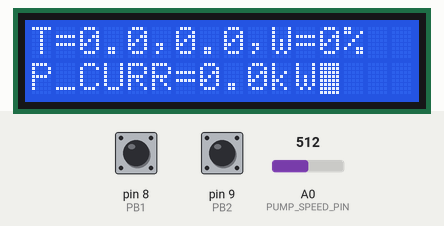
Recording of a sketch running on a simulated Arduino Uno, built for the host (arithmetic inside an expression is 32-bit, double 64-bit). Shown: 16×2 character LCD. The inputs (shaded band) are chosen by the test bench; at power-on: pin 8 (PB1) HIGH, A0 (PUMP_SPEED_PIN) = 512, pin 9 (PB2) HIGH. What the sketch prints to the serial monitor is not drawn.

Above: at 1.6 s.
1.7 s: pin 8 (PB1) pulled LOW for 0.15 s
At 2.9 s:
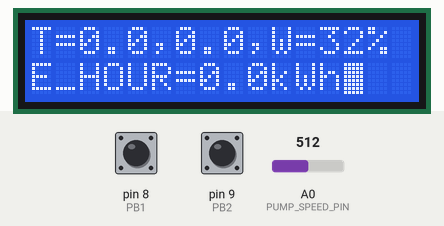
3.5 s: pin 8 (PB1) pulled LOW for 1 s
At 4.5 s:
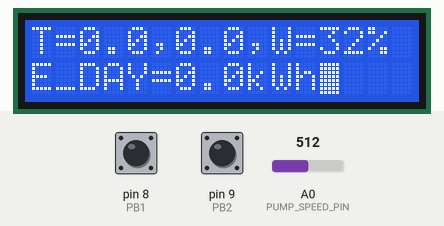
6.0 s: A0 (PUMP_SPEED_PIN) set to 716
At 8.1 s:
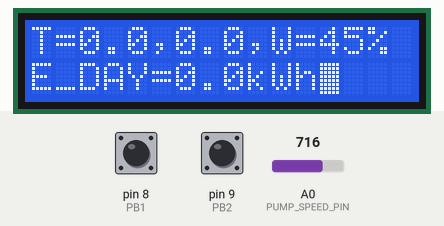
8.5 s: A0 (PUMP_SPEED_PIN) set to 900
At 10.5 s:
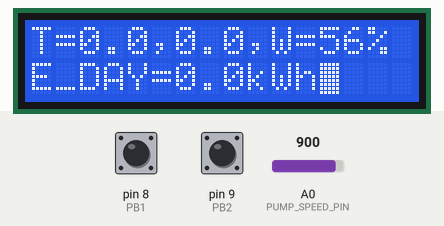
11.5 s: A0 (PUMP_SPEED_PIN) set to 1023
At 14.1 s:
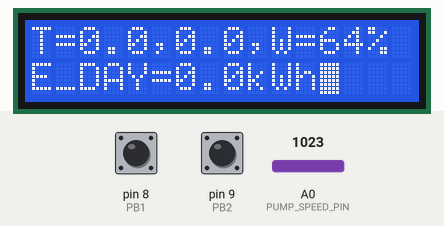
Timing chart, 0 to 15.5 s (numbered marks = the images above; inputs shaded):
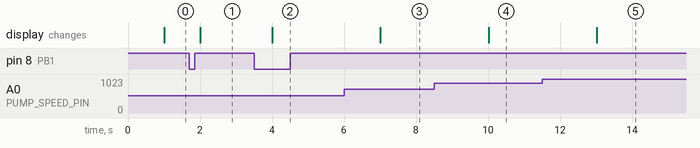

The sketch:

solThMon.ino
```cpp
// (licence header left out)
#include <OneWire.h>
#include <DallasTemperature.h>
#include <LiquidCrystal.h>
#include <Time.h>
#include "config.h"
#include "pumpSpeed.h"

// lcd display
LiquidCrystal lcd(7,6, 5, 4, 3, 2);

// Variables for tracking timers
unsigned long sampleStartMillis;
unsigned long minuteStartMillis;
unsigned long hourStartMillis;
unsigned long dayStartMillis;

// Variables for daily and hourly average calculations.
int hourCount;
int dayCount;
float hourPowerTotal;
float dayPowerTotal;
float prevHourPowerMean;
float prevDayPowerMean;
int ival1,ival2;

char appMode = DISPLAY_MODE;  // Display or settings mode?


// Initialise oneWire bus
// with DallasTemperature library, which is used
// for temperature measurement.
OneWire oneWire(ONE_WIRE_BUS);
DallasTemperature sensors(&oneWire);

// Variables for Temperature Masurement
int numberOfDevices; // Number of temperature devices found
DeviceAddress tempDeviceAddress; // We'll use this variable to store a found device address
DeviceAddress t1Address = T1_ADDRESS;
DeviceAddress t2Address = T2_ADDRESS;

unsigned long int timer = 0;

// Variables for SD Card files.
boolean useSD = false;

// The simplest memory availability check I could find - from
// http://playground.arduino.cc/Code/AvailableMemory.
int freeRam () {
  extern int __heap_start, *__brkval;
  int v;
  return (int) &v - (__brkval == 0 ? (int) &__heap_start : (int) __brkval);
}


///////////////////////////////////////////////////////////////////////////
// NAME: printAddress
// DESC: Writes the oneWire DeviceAddress provided on the command line to
//       the serial port in hexadecemal.
// HIST: Borrowed from oneWire example code.
//
void printAddress(DeviceAddress deviceAddress)
{
  for (uint8_t i = 0; i < 8; i++)
  {
    if (deviceAddress[i] < 16) Serial.print("0");
    Serial.print(deviceAddress[i], HEX);
  }
}

boolean cmpDeviceAddress(DeviceAddress add1, DeviceAddress add2) {
  boolean retVal = TRUE;
  int i;
  for (i=0;i<8;i++)
    if (add1[i]!=add2[i]) retVal = FALSE;
  return retVal;
}


////////////////////////////////////////////////////////////////////////////////////////
// NAME: printPowerSerial
// DESC: Writes out details of the power calculation to the serial port.
//       Uses only the parameters provided to the function, not global variables.
// HIST: 13 November 2012   GJ  ORIGINAL VERSION
//
void printPowerSerial(float pumpSpeed,float flowRate,float T1,float T2,float curPower) {
  //P(pumpSpeedStr)="PumpSpeed (%)";
  Serial.print("PumpSpeed (%): ");
  //serialPrintP(pumpSpeedStr);
  Serial.print(pumpSpeed);
  //P(flowRateStr)=", FlowRate (kg/s): ";
  //serialPrintP(flowRateStr);
  Serial.print(", FlowRate (kg/s): ");
  Serial.print(flowRate);
  //P(tempStr)=", Temps: ";
  //serialPrintP(tempStr);
  Serial.print(", Temps: ");
  Serial.print(T1);
  Serial.print(", ");
  Serial.println(T2);
  Serial.print("Power: ");
  Serial.print(curPower);
  Serial.println(" W");
}

////////////////////////////////////////////////////////////////////////////////////////
// NAME: printPowerLCD
// DESC: Writes out details of the power calculation to the LCD display..
//       Uses only the parameters provided to the function, not global variables.
// HIST: 01 December 2012   GJ  ORIGINAL VERSION
//
void printPowerLCD(
  char displayMode,
  float pumpSpeed,
  float flowRate,
  float T1,float T2,
  float curPower,
  float hourMean,
  float dayMean) {
  float kWh;
  lcd.clear();
  lcd.setCursor(0,0);
  lcd.print("T=");
  if (T1>-30)
    lcd.print(T1,1);
  else
    lcd.print("**.*");
  lcd.print(",");
  if (T1>-30)
    lcd.print(T2,1);
  else
    lcd.print("**.*");
  lcd.print(",W=");
  lcd.print(pumpSpeed*100,0);
  lcd.print("%");

  lcd.setCursor(0,1);
  switch(displayMode) {
    case DISPLAY_CURRENT:
      lcd.print("P_CURR=");
      lcd.print(curPower/1000.,1);
      lcd.print("kW");
      break;
    case DISPLAY_HOURLY:
      kWh = hourMean*1./1000.;
      lcd.print("E_HOUR=");
      lcd.print(kWh,1);
      lcd.print("kWh");
      break;
    case DISPLAY_DAILY:
      kWh = dayMean*24./1000.;
      lcd.print("E_DAY=");
      lcd.print(kWh,1);
      lcd.print("kWh");
      break;
  }
  lcd.blink();
}


void init_sensors() {
  boolean foundT2 = FALSE;
  boolean foundT1 = FALSE;

  // Start up the temperature measurement library
  sensors.begin();

  // Grab a count of temperature devices on the one-wire bus.
  numberOfDevices = sensors.getDeviceCount();

  // locate devices on the bus
  Serial.print("Found ");
  Serial.print(numberOfDevices, DEC);
  Serial.println(" devices.");

  lcd.setCursor(0,1);
  lcd.print("Found ");
  lcd.print(numberOfDevices,DEC);
  lcd.print(" devices");
  lcd.blink();

  // Loop through each device, print out address - we need this so we can find the
  //   address of a new temperature sensor if we replace one.
  for(int i=0;i<numberOfDevices; i++)
  {
    // Search the wire for address
    if(sensors.getAddress(tempDeviceAddress, i))
    {
      Serial.print("Found device ");
      Serial.print(i, DEC);
      Serial.print(" with address: ");
      printAddress(tempDeviceAddress);
      Serial.println();

      //  Serial.print("Setting resolution to ");
      //  Serial.println(TEMPERATURE_PRECISION, DEC);

      // set the resolution to TEMPERATURE_PRECISION bit (Each Dallas/Maxim device is capable of several different resolutions)
      sensors.setResolution(tempDeviceAddress, TEMPERATURE_PRECISION);

      Serial.print("Resolution set to: ");
      Serial.print(sensors.getResolution(tempDeviceAddress), DEC);
      Serial.println();
    }
    else{
      Serial.print("Found ghost device at ");
      Serial.println(i, DEC);
    }
  }

  for(int i=0;i<numberOfDevices; i++)
  {
    // Search the wire for address
    if(sensors.getAddress(tempDeviceAddress, i)) {
      if (cmpDeviceAddress(tempDeviceAddress,(DeviceAddress)T1_ADDRESS)) {
        //Serial.println("Found T1 Sensor");
        foundT1 = TRUE;
      }
      if (cmpDeviceAddress(tempDeviceAddress,(DeviceAddress)T2_ADDRESS)) {
        //Serial.println("Found T2 Sensor");
        foundT2 = TRUE;
      }
    }
  }
  if (!foundT1) {
    Serial.print("**** ERROR - Failed to Find T1 Sensor ");
    printAddress((DeviceAddress)T2_ADDRESS);
    Serial.println(" *");
  }
  if (!foundT2) {
    Serial.print("**** ERROR - Failed to Find T2 Sensor ");
    printAddress((DeviceAddress)T1_ADDRESS);
    Serial.println(" *");
  }


}

//////////////////////////////////////////////////////////////
void setup(void)
{
  // start serial port
  Serial.begin(9600);
  Serial.println("SolThMon");
  //Serial.print("RAM=");
  Serial.println(freeRam());
  //Serial.println(memoryFree());

  lcd.begin(16,2);
  lcd.print("Solar Thermal Monitor");
  lcd.blink();


  setTime(00,00,00,12,12,12);

  // Set up pushbuttons
  pinMode(PB1, INPUT);
  digitalWrite(PB1, HIGH);

  pinMode(PB2, INPUT);
  digitalWrite(PB2,HIGH);

  //Serial.print("RAM=");
  //Serial.println(freeRam());
  Serial.println("init sensors...");
  init_sensors();

  Serial.println("Init timers...");
  timer = millis();
  sampleStartMillis = millis();
  minuteStartMillis = sampleStartMillis;
  hourStartMillis = sampleStartMillis;
  dayStartMillis = hourStartMillis;

  // Initialise daily and hourly average calculations.
  dayCount = 0;
  dayPowerTotal = 0;
  hourCount = 0;
  hourPowerTotal = 0;
  prevDayPowerMean = 0;
  prevHourPowerMean = 0.;

  Serial.println("setup done");
}

/////////////////////////////////////////////////////////////////
void loop_logging(void)
{
  // Variables for power calculation.
  static float pumpSpeed = 0.0;
  static float T1=0.0,T2=0.0;
  static float flowRate=0.0;
  static float curPower=0.0;
  static long int displayUpdateMillis = 0;
  static char displayMode = DISPLAY_CURRENT;

  boolean pb1State,pb2State;
  static boolean prevPb1State=HIGH, prevPb2State=HIGH;

  pb1State = digitalRead(PB1);
  pb2State = digitalRead(PB2);

  //Serial.print(pb1State); Serial.println(prevPb1State);
  // pb1 cycles display mode - current / hourly / daily
  if ((pb1State == LOW) && (prevPb1State == HIGH)) {
    displayMode ++;
    if (displayMode > DISPLAY_DAILY)
      displayMode = DISPLAY_CURRENT;
    Serial.print("displayMode=");
    Serial.println((int)displayMode);
  }
  prevPb1State = pb1State;

  // Check if it is time to collect a data sample
  if ((millis() - sampleStartMillis) > SAMPLE_MILLIS) {
    //Serial.println("sample...");
    sampleStartMillis = millis();

    if (DEBUG) Serial.print(pb1State);
    if (DEBUG) Serial.println(pb2State);

    //Serial.println("Getting temperatures..");
    sensors.requestTemperatures(); // Send the command to get temperatures
    T1 = sensors.getTempC(t1Address);
    T2 = sensors.getTempC(t2Address);
    //Serial.println("Getting Load Factor...");
    pumpSpeed = getPumpSpeed();
    flowRate = pumpSpeed * M_CAL / 60.0;
    curPower = flowRate * CP * (T2-T1);

    if (DEBUG) printPowerSerial(pumpSpeed,flowRate,T1,T2,curPower);

    hourPowerTotal += curPower;
    dayPowerTotal += curPower;
    hourCount++;
    dayCount++;

    // Check to see if a minute has elapsed
    if ((millis() - minuteStartMillis) > MINUTE_MILLIS) {
      minuteStartMillis = millis();
    }

    // Check to see if an hour has elapsed
    if ((millis() - hourStartMillis) > HOUR_MILLIS) {
      prevHourPowerMean = hourPowerTotal / hourCount;
      hourPowerTotal = 0.;
      hourCount = 0;
      hourStartMillis = millis();
    }

    // Check to see if a day has elapsed.
    if ((millis() - dayStartMillis) > DAY_MILLIS) {
      prevDayPowerMean = dayPowerTotal / dayCount;
      dayPowerTotal = 0.;
      dayCount = 0;
      dayStartMillis = millis();
    }
  }

  // Check if it is time to update the display values.
  if ((millis() - displayUpdateMillis) > DISPLAY_UPDATE_MILLIS) {
    displayUpdateMillis = millis();
    printPowerLCD(displayMode,pumpSpeed,flowRate,T1,T2,curPower,prevHourPowerMean,prevDayPowerMean);

  }

}

void loop_settings() {
}

void loop(void) {
  if (appMode == DISPLAY_MODE)
    loop_logging();
  else if (appMode == SETTINGS_MODE)
    loop_settings();
  else
    appMode == DISPLAY_MODE;
}
```

pumpSpeed.h
```cpp
float getPumpSpeed();
```

pumpSpeed.ino
```cpp
#include "config.h"

////////////////////////////////////////////////////////
// Return the load factor of the ac device attached to
// input pin PUMP_SPEED_PIN, assuming the load is determined
// by chopping the ac wave form.
// works by collecting NSAMPLES samples of the instantaneous
// voltage of the pin, and determining the proportion of the
// samples that are approximately zero volts.
//
#ifdef USE_SIMPLE_PUMP_SPEED_CALC

float getPumpSpeed(void) {
  int val;
  float loadFactor;
  //Serial.println("getPumpSpeed (SIMPLE_PUMP_SPEED_CALC Version)");
  val = analogRead(PUMP_SPEED_PIN);
  loadFactor = val * 0.3 / 480.;
  //Serial.print("loadFactor=");
  //Serial.print(loadFactor);
  //Serial.println(".");
  return(loadFactor);
}

#else

float getPumpSpeed(void) {
  int n;
  int val;
  int nLowSamples = 0;
  float total = 0.0;
  float mean;
  float loadFactor;
  //Serial.println("getPumpSpeed (LoadFactor Calculation Version)");
  for (n=0;n<NSAMPLES;n++) {
    val  = analogRead(PUMP_SPEED_PIN);
    total +=val;
    if (val<5) nLowSamples++;
    //serviceLED();
  }
  mean = total/NSAMPLES;
  loadFactor = 1.0* (NSAMPLES-nLowSamples) / NSAMPLES;
  //Serial.println("getLoadFactor");
  //Serial.print("mean=");
  //Serial.print(mean);
  //Serial.println(".");
  //Serial.print("nLowSamples=");
  //Serial.print(nLowSamples);
  //Serial.println(".");
  return(loadFactor);
}

#endif
```

config.h
```cpp
/*
 * Arduino Solar Thermal Monitor Configuration - config.h
 *
 * The values in this file are likely to need to be adjusted to
 * configure the software for a particular application.
 * It defines what is connected to which arduino pin,
 * the device addresses of the two digital temperature monitors,
 * calibration factors etc.
 *
 * Graham Jones, 18 November 2012
 *
 */
#define DEBUG 1   // Affects frequency of logging to serial port.

#define DISPLAY_MODE 0
#define SETTINGS_MODE 1

#define DISPLAY_CURRENT 0
#define DISPLAY_HOURLY 1
#define DISPLAY_DAILY 2

#define PB1 8 // Push button pin
#define PB2 9 // Push Button pin.
// Data wire is plugged into port 8 on the Arduino
#define ONE_WIRE_BUS 8
#define TEMPERATURE_PRECISION 9
#define NSAMPLES 1000     // Number of analog samples to collect for
// load factor calculation.
#define USE_SD_CARD 1   // Whether or not to write data to SD Card.
                        // if it is set to 1, pins 10,11,12 and 13
                        // are used for CS,MOSI,MISO and CLK respectively.
#define MINUTELY_FILE "minutely.txt"
#define HOURLY_FILE "hourly.txt"
#define DAILY_FILE "daily.txt"
#define USE_SIMPLE_PUMP_SPEED_CALC 1  // Just measure dc input comment
                                // out this line to measure shape of
                                // the waveform rather than voltage.
#define PUMP_SPEED_PIN A0      // Pin connected to AC voltage signal.
// OneWire address of the collector inlet temp sensor
//#define T1_ADDRESS {0x28,0x60,0xcf,0x4a,0x04,0x00,0x00,0xf5}
#define T2_ADDRESS {0x28,0x85,0xad,0x4a,0x04,0x00,0x00,0xa5}
// OneWire address of the collector outlet temp sensor
//#define T2_ADDRESS {0x28,0x96,0xe3,0x4a,0x04,0x00,0x00,0xec}
#define T1_ADDRESS {0x28,0x7b,0x10,0x4b,0x04,0x00,0x00,0xe8}

#define CP 4200    // Specific Heat Capacity of water J/kg/K
#define M_CAL 5.7  // water flow rate at 100% load factor (l/min).

#define SAMPLE_MILLIS 1000   // Period between samples (miliseconds).
#define MINUTE_MILLIS 6000  // number of miliseconds in a minute.
#define HOUR_MILLIS 3600000  // number of miliseconds in an hour.
#define DAY_MILLIS 86400000  // number of miliseconds in a day.

#define DISPLAY_UPDATE_MILLIS 1000 // how often to update the display values
```

Measured:
- after the input at 1.7 s, the display: changes after 0.31 s (image 1)
- after the input at 3.5 s, the display: changes after 0.51 s (image 2)
- after the input at 6.0 s, the display: changes after 1.0 s (image 3)
- after the input at 8.5 s, the display: changes after 1.5 s (image 4)
- after the input at 11.5 s, the display: changes after 1.5 s (image 5)
